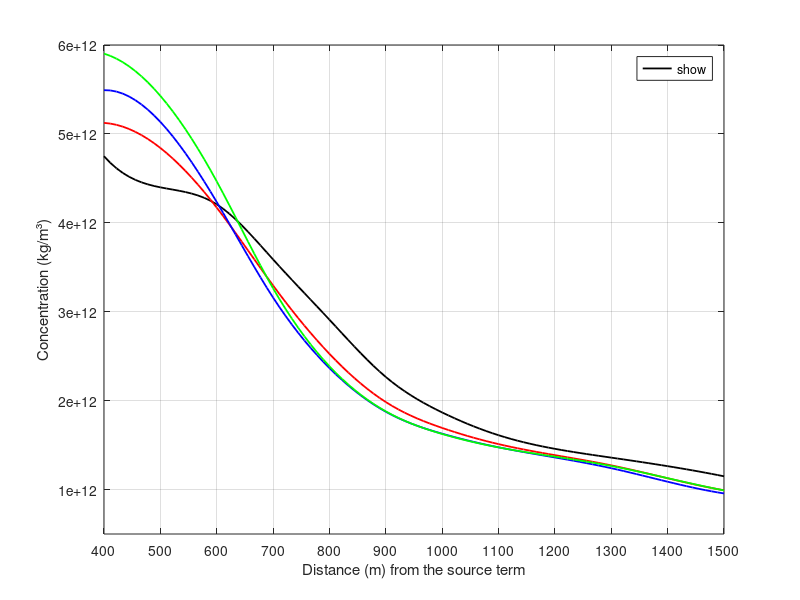

Recreate this plot in MATLAB.
% --------------------------Disclaimer-------------------------------------
% Script: STUDY OF MESH INDEPENDENCE IN NUMERICAL SIMULATIONS
% Author: Rodrigo Carneiro Curzio (rodrigo.curzio@ime.eb.br) | Date: Mar 10th 2024
% Based on: PATANKAR, Suhas. Numerical heat transfer and fluid flow. CRC press, 2018.
% -------------------------------------------------------------------------
clear all, close all, clc

%% --- Step 1: Global parameters ------------------------------------------

% Vector of distances
distance = linspace(0.4,1.5,12)* 1000;

% Concentration vectors in the different meshes

% Mesh with 1.0 m edges
concentration_malha_1 =  [4.749E+12, 4.399E+12, 4.208E+12, 3.588E+12, 2.910E+12, 2.266E+12, ...
                         1.867E+12, 1.611E+12, 1.458E+12, 1.359E+12, 1.263E+12, 1.149E+12];

% Mesh with 0.9 m edges
concentration_malha_09 =  [5.124E+12, 4.842E+12, 4.171E+12, 3.295E+12, 2.526E+12, 1.984E+12, ...
                          1.693E+12, 1.511E+12, 1.387E+12, 1.272E+12, 1.127E+12, 9.919E+11];

% Mesh with 0.8 m edges
concentration_malha_08 =  [5.492E+12, 5.135E+12, 4.234E+12, 3.159E+12, 2.366E+12, 1.875E+12, ...
                          1.628E+12, 1.475E+12, 1.361E+12, 1.240E+12, 1.088E+12, 9.562E+11];

% Mesh with 0.7 m edges
concentration_malha_07 =  [5.903E+12, 5.428E+12, 4.466E+12, 3.263E+12, 2.386E+12, 1.879E+12, ...
                          1.625E+12, 1.474E+12, 1.370E+12, 1.265E+12, 1.128E+12, 9.906E+11];

%% --- Step 2: Sample -----------------------------------------------------

% Creating new distance points for interpolation (in meters)
distance_interp = linspace(400, 1500, 100); % creation of 100 points in the 400 to 1,500 meter range

% Interpolating concentrations to smooth curves
concentration_interp_1 =  interp1(distance, concentration_malha_1,  distance_interp, 'spline');
concentration_interp_09 = interp1(distance, concentration_malha_09, distance_interp, 'spline');
concentration_interp_08 = interp1(distance, concentration_malha_08, distance_interp, 'spline');
concentration_interp_07 = interp1(distance, concentration_malha_07, distance_interp, 'spline');

%% --- Step 3: Results ----------------------------------------------------
hold on
    plot(distance_interp, concentration_interp_1,  '-','LineWidth', 1.3, 'Color', 'k','DisplayName','Mesh 1 (1.0 m)')
    plot(distance_interp, concentration_interp_09, '-','LineWidth', 1.3, 'Color', 'r','DisplayName','Mesh 2 (0.9 m)')
    plot(distance_interp, concentration_interp_08, '-','LineWidth', 1.3, 'Color', 'b','DisplayName','Mesh 3 (0.8 m)')
    plot(distance_interp, concentration_interp_07, '-','LineWidth', 1.3, 'Color', 'g','DisplayName','Mesh 4 (0.7 m)')
    xlabel('Distance (m) from the source term')
    ylabel('Concentration (kg/m³)')
    ylim([0.5e12, 6.0e12]) % Limits of the x-axis in meters
    xlim([400, 1500])      % Limits of the x-axis in meters
    xticks(400:100:1500)   % Setting markers every 100 meters
    grid on
    box on
    legend ('show','box','off');
hold off
